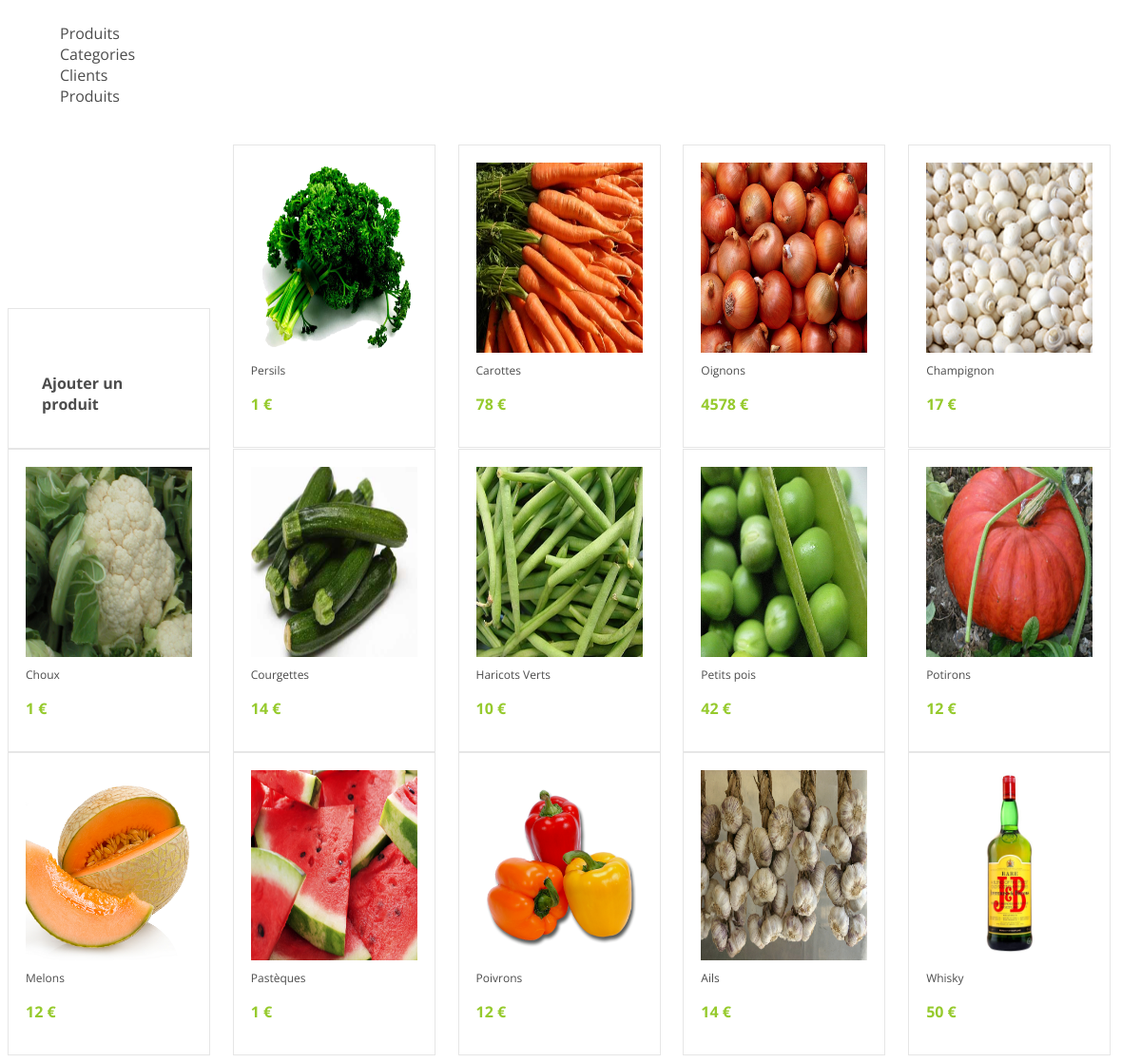
Page /admin/produit.php (signed in) on the committed database.
### tables this page shows
CREATE TABLE IF NOT EXISTS `produit` (
  `id` int(11) NOT NULL,
  `nom` varchar(255) NOT NULL,
  `prix` float NOT NULL,
  `image` varchar(255) DEFAULT NULL,
  `description` varchar(255) NOT NULL
);

### admin/produit.php (the view)
<?php
include 'template/header.php';
?>
 <div class="prod_ran">
<?php
echo "<section>";
	echo "<a href=ajout.php class='button ajout'>Ajouter un produit</a></section>";
$query = mysqli_query($link, "SELECT * FROM `produit`");
while (($array = mysqli_fetch_assoc($query)) !== NULL)
{
	echo "<section>";
	echo "<a href=modify.php?id=";
		echo $array['id'];
	echo ">";
	echo '<img src=../';
	echo $array['image'];
	echo "></a>";
	echo "<p class='product'><a href=modify.php?id=";
	echo $array['id'];
	echo ">";
	echo $array['nom']."</a></p>";
	echo "<p class='price'>".$array['prix']."</p>";
	echo "</section>";
}
?>
</div>

### css/style.css (style rules this page uses)
body { font-family:Open Sans; }
* { box-sizing: border-box; }
p { font-size: 12px; }
*::after, *::before { box-sizing: border-box; }
a { font-family:Open Sans; color:#4c4c4c; text-decoration: none; }
.prod_ran { margin-top: 40px; }
.prod_ran section { border: 1px solid #e6e6e6; display: inline-block; margin-right: 2%; padding: 18px; width: 18%; }
.prod_ran section img { height: 200px; display: inline-block; width: 100%; }
.prod_ran section:last-child { margin-right: 0; }
.product { font-weight: 400; margin-top: 10px; }
.price { color: #96ca2d; font-size: 16px; font-weight: bold; }
.price:after { content: ' €'; }
.button { border-radius: 8px; display: inline-block; font-weight: bold; margin-top: 32px; padding: 17px; }

### rows in the picture
produit: image (picture), nom "Persils", prix "1"
produit: image (picture), nom "Carottes", prix "78"
produit: image (picture), nom "Oignons", prix "4578"
produit: image (picture), nom "Champignon", prix "17"
produit: image (picture), nom "Choux", prix "1"
produit: image (picture), nom "Courgettes", prix "14"
produit: image (picture), nom "Haricots Verts", prix "10"
produit: image (picture), nom "Petits pois", prix "42"
produit: image (picture), nom "Potirons", prix "12"
produit: image (picture), nom "Melons", prix "12"
produit: image (picture), nom "Pastèques", prix "1"
produit: image (picture), nom "Poivrons", prix "12"
produit: image (picture), nom "Ails", prix "14"
produit: image (picture), nom "Whisky", prix "50"
